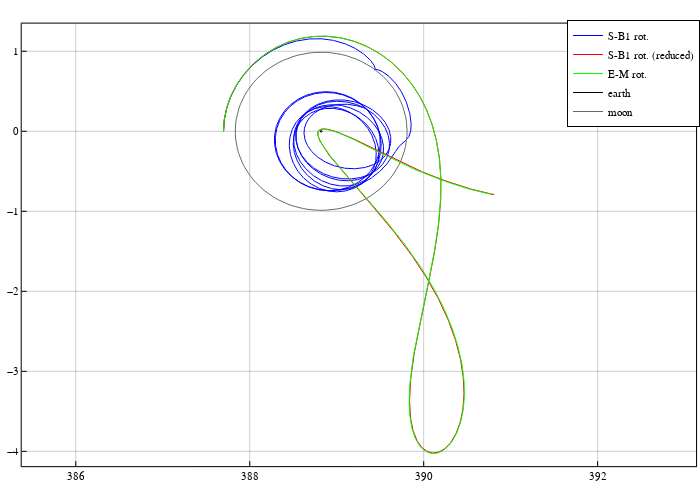

Notebook source saved alongside this figure:
### Code cell
pcart = plot(size=(700,500), frame_style=:box, aspect_ratio=:equal, grid=0.4)
plot!(pcart, Array(sol)[1,:], Array(sol)[2,:], color=:blue, linewidth=1.0, label="S-B1 rot.", linestyle=:solid)
plot!(pcart, Array(sol2)[1,:], Array(sol2)[2,:], color=:red, linewidth=1.0, label="S-B1 rot. (reduced)", linestyle=:solid)
plot!(pcart, Array(sol3)[1,:], Array(sol3)[2,:], color=:lime, linewidth=1.0, label="E-M rot.", linestyle=:solid)



moon = plot_circle(1-param3b.mu2, param3b.as , 0.0)
earth = plot_circle(param3b.mu2, param3b.as, 0.0)
moon_soi_outer = plot_circle(1-param3b.mu2+66000/param3b.lstar, param3b.as, 0.0)

plot!(pcart, earth[1,:], earth[2,:], c=:black, lw=1.0, label="earth")
plot!(pcart, moon[1,:], moon[2,:], c=:dimgrey, lw=1.0, label="moon")
# plot!(pcart, moon_soi_outer[1,:], moon_soi_outer[2,:], c=:black, lw=1.0, label="moon_soi_outer")

### Figure 1 — Plotly figure (JSON) as saved in the notebook; plotly's stock layout.template omitted (floating-point values rounded to 4 significant figures; data arrays with more than 128 entries replaced by an {"elided": "..."} marker saying what was removed)
{"data": [{"colorbar": {"len": 0.962, "title": "", "x": 0.9944, "y": 0.5111}, "legendgroup": "S-B1 rot.", "line": {"color": "rgba(0, 0, 255, 1.000)", "dash": "solid", "shape": "linear", "width": 1}, "mode": "lines", "name": "S-B1 rot.", "showlegend": true, "type": "scatter", "x": {"elided": "5912 float values"}, "xaxis": "x", "y": {"elided": "5912 float values"}, "yaxis": "y", "zmax": null, "zmin": null}, {"colorbar": {"len": 0.962, "title": "", "x": 0.9944, "y": 0.5111}, "legendgroup": "S-B1 rot. (reduced)", "line": {"color": "rgba(255, 0, 0, 1.000)", "dash": "solid", "shape": "linear", "width": 1}, "mode": "lines", "name": "S-B1 rot. (reduced)", "showlegend": true, "type": "scatter", "x": {"elided": "1778 float values"}, "xaxis": "x", "y": {"elided": "1778 float values"}, "yaxis": "y", "zmax": null, "zmin": null}, {"colorbar": {"len": 0.962, "title": "", "x": 0.9944, "y": 0.5111}, "legendgroup": "E-M rot.", "line": {"color": "rgba(0, 255, 0, 1.000)", "dash": "solid", "shape": "linear", "width": 1}, "mode": "lines", "name": "E-M rot.", "showlegend": true, "type": "scatter", "x": {"elided": "2793 float values"}, "xaxis": "x", "y": {"elided": "2793 float values"}, "yaxis": "y", "zmax": null, "zmin": null}, {"colorbar": {"len": 0.962, "title": "", "x": 0.9944, "y": 0.5111}, "legendgroup": "earth", "line": {"color": "rgba(0, 0, 0, 1.000)", "dash": "solid", "shape": "linear", "width": 1}, "mode": "lines", "name": "earth", "showlegend": true, "type": "scatter", "x": [388.8, 388.8, 388.8, 388.8, 388.8, 388.8, 388.8, 388.8, 388.8, 388.8, 388.8, 388.8, 388.8, 388.8, 388.8, 388.8, 388.8, 388.8, 388.8, 388.8, 388.8, 388.8, 388.8, 388.8, 388.8, 388.8, 388.8, 388.8, 388.8, 388.8, 388.8, 388.8, 388.8, 388.8, 388.8, 388.8, 388.8, 388.8, 388.8, 388.8, 388.8, 388.8, 388.8, 388.8, 388.8, 388.8, 388.8, 388.8, 388.8, 388.8, 388.8, 388.8, 388.8, 388.8, 388.8, 388.8, 388.8, 388.8, 388.8, 388.8, 388.8, 388.8, 388.8, 388.8, 388.8, 388.8, 388.8, 388.8, 388.8, 388.8, 388.8, 388.8, 388.8, 388.8, 388.8, 388.8, 388.8, 388.8, 388.8, 388.8, 388.8, 388.8, 388.8, 388.8, 388.8, 388.8, 388.8, 388.8, 388.8, 388.8, 388.8, 388.8, 388.8, 388.8, 388.8, 388.8, 388.8, 388.8, 388.8, 388.8], "xaxis": "x", "y": [0, 0.0007706, 0.001538, 0.0023, 0.003052, 0.003791, 0.004516, 0.005222, 0.005908, 0.006569, 0.007204, 0.00781, 0.008385, 0.008926, 0.009431, 0.009898, 0.01032, 0.01071, 0.01105, 0.01135, 0.0116, 0.01181, 0.01197, 0.01208, 0.01214, 0.01215, 0.01211, 0.01203, 0.01189, 0.01171, 0.01148, 0.01121, 0.01089, 0.01052, 0.01012, 0.009669, 0.009183, 0.00866, 0.008102, 0.007511, 0.00689, 0.006241, 0.005568, 0.004872, 0.004156, 0.003423, 0.002677, 0.00192, 0.001155, 0.0003855, -0.0003855, -0.001155, -0.00192, -0.002677, -0.003423, -0.004156, -0.004872, -0.005568, -0.006241, -0.00689, -0.007511, -0.008102, -0.00866, -0.009183, -0.009669, -0.01012, -0.01052, -0.01089, -0.01121, -0.01148, -0.01171, -0.01189, -0.01203, -0.01211, -0.01215, -0.01214, -0.01208, -0.01197, -0.01181, -0.0116, -0.01135, -0.01105, -0.01071, -0.01032, -0.009898, -0.009431, -0.008926, -0.008385, -0.00781, -0.007204, -0.006569, -0.005908, -0.005222, -0.004516, -0.003791, -0.003052, -0.0023, -0.001538, -0.0007706, -2.976e-18], "yaxis": "y", "zmax": null, "zmin": null}, {"colorbar": {"len": 0.962, "title": "", "x": 0.9944, "y": 0.5111}, "legendgroup": "moon", "line": {"color": "rgba(105, 105, 105, 1.000)", "dash": "solid", "shape": "linear", "width": 1}, "mode": "lines", "name": "moon", "showlegend": true, "type": "scatter", "x": [389.8, 389.8, 389.8, 389.8, 389.8, 389.8, 389.7, 389.7, 389.7, 389.7, 389.6, 389.6, 389.5, 389.5, 389.4, 389.4, 389.3, 389.3, 389.2, 389.2, 389.1, 389.1, 389.0, 388.9, 388.9, 388.8, 388.7, 388.7, 388.6, 388.6, 388.5, 388.4, 388.4, 388.3, 388.3, 388.2, 388.2, 388.1, 388.1, 388.0, 388.0, 388.0, 387.9, 387.9, 387.9, 387.9, 387.9, 387.8, 387.8, 387.8, 387.8, 387.8, 387.8, 387.9, 387.9, 387.9, 387.9, 387.9, 388.0, 388.0, 388.0, 388.1, 388.1, 388.2, 388.2, 388.3, 388.3, 388.4, 388.4, 388.5, 388.6, 388.6, 388.7, 388.7, 388.8, 388.9, 388.9, 389.0, 389.1, 389.1, 389.2, 389.2, 389.3, 389.3, 389.4, 389.4, 389.5, 389.5, 389.6, 389.6, 389.7, 389.7, 389.7, 389.7, 389.8, 389.8, 389.8, 389.8, 389.8, 389.8], "xaxis": "x", "y": [0, 0.06265, 0.1251, 0.187, 0.2481, 0.3082, 0.3671, 0.4246, 0.4803, 0.5341, 0.5857, 0.635, 0.6817, 0.7257, 0.7667, 0.8047, 0.8394, 0.8707, 0.8986, 0.9228, 0.9433, 0.96, 0.9728, 0.9818, 0.9867, 0.9877, 0.9847, 0.9778, 0.9669, 0.9521, 0.9335, 0.9111, 0.8851, 0.8555, 0.8225, 0.7861, 0.7466, 0.704, 0.6587, 0.6106, 0.5602, 0.5074, 0.4527, 0.3961, 0.3379, 0.2783, 0.2176, 0.1561, 0.0939, 0.03134, -0.03134, -0.0939, -0.1561, -0.2176, -0.2783, -0.3379, -0.3961, -0.4527, -0.5074, -0.5602, -0.6106, -0.6587, -0.704, -0.7466, -0.7861, -0.8225, -0.8555, -0.8851, -0.9111, -0.9335, -0.9521, -0.9669, -0.9778, -0.9847, -0.9877, -0.9867, -0.9818, -0.9728, -0.96, -0.9433, -0.9228, -0.8986, -0.8707, -0.8394, -0.8047, -0.7667, -0.7257, -0.6817, -0.635, -0.5857, -0.5341, -0.4803, -0.4246, -0.3671, -0.3082, -0.2481, -0.187, -0.1251, -0.06265, -2.42e-16], "yaxis": "y", "zmax": null, "zmin": null}], "layout": {"annotations": [], "height": 500, "legend": {"bgcolor": "rgba(255, 255, 255, 1.000)", "bordercolor": "rgba(0, 0, 0, 1.000)", "borderwidth": 1, "font": {"color": "rgba(0, 0, 0, 1.000)", "family": "sans-serif", "size": 11}, "title": {"font": {"color": "rgba(0, 0, 0, 1.000)", "family": "sans-serif", "size": 15}, "text": ""}, "tracegroupgap": 0, "traceorder": "normal", "x": 1, "xanchor": "auto", "y": 1, "yanchor": "auto"}, "margin": {"b": 20, "l": 0, "r": 0, "t": 20}, "paper_bgcolor": "rgba(255, 255, 255, 1.000)", "plot_bgcolor": "rgba(255, 255, 255, 1.000)", "showlegend": true, "width": 700, "xaxis": {"anchor": "y", "domain": [0.03102, 0.9944], "gridcolor": "rgba(0, 0, 0, 0.400)", "gridwidth": 0.5, "linecolor": "rgba(0, 0, 0, 1.000)", "mirror": true, "range": [385.4, 393.1], "showgrid": true, "showline": true, "showticklabels": true, "tickangle": 0, "tickcolor": "rgb(0, 0, 0)", "tickfont": {"color": "rgba(0, 0, 0, 1.000)", "family": "sans-serif", "size": 11}, "tickmode": "array", "ticks": "inside", "ticktext": ["386", "388", "390", "392"], "tickvals": [386, 388, 390, 392], "title": "", "titlefont": {"color": "rgba(0, 0, 0, 1.000)", "family": "sans-serif", "size": 15}, "type": "-", "visible": true, "zeroline": false, "zerolinecolor": "rgba(0, 0, 0, 1.000)"}, "yaxis": {"anchor": "x", "domain": [0.0301, 0.9921], "gridcolor": "rgba(0, 0, 0, 0.400)", "gridwidth": 0.5, "linecolor": "rgba(0, 0, 0, 1.000)", "mirror": true, "range": [-4.185, 1.345], "showgrid": true, "showline": true, "showticklabels": true, "tickangle": 0, "tickcolor": "rgb(0, 0, 0)", "tickfont": {"color": "rgba(0, 0, 0, 1.000)", "family": "sans-serif", "size": 11}, "tickmode": "array", "ticks": "inside", "ticktext": ["−4", "−3", "−2", "−1", "0", "1"], "tickvals": [-4, -3, -2, -1, 0, 1], "title": "", "titlefont": {"color": "rgba(0, 0, 0, 1.000)", "family": "sans-serif", "size": 15}, "type": "-", "visible": true, "zeroline": false, "zerolinecolor": "rgba(0, 0, 0, 1.000)"}}}
